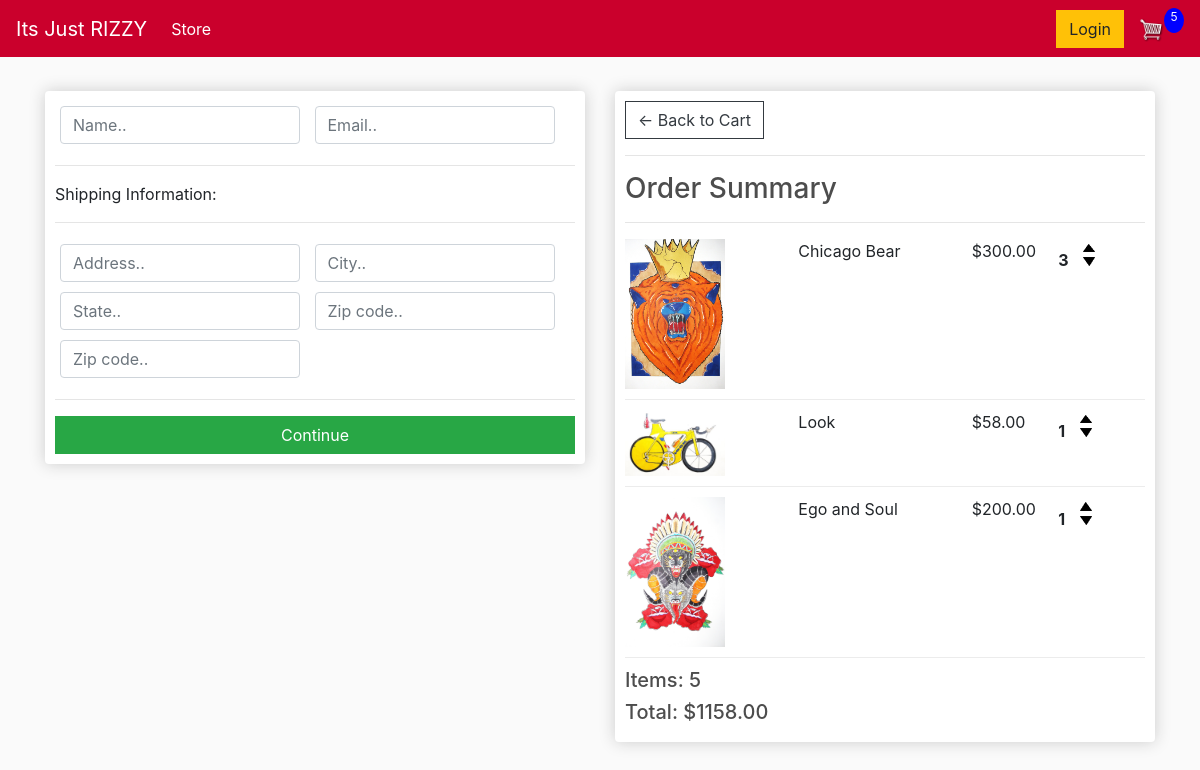
The app's page /cart/ (signed in) with its own data.
### store/models.py (models this page shows, shortened)
class OrderItem(models.Model):
	product = models.ForeignKey(Product, on_delete=models.SET_NULL, null=True)
	order = models.ForeignKey(Order, on_delete=models.SET_NULL, null=True)
	quantity = models.IntegerField(default=0, null=True, blank=True)
	date_added = models.DateTimeField(auto_now_add=True)
	@property
	def get_total(self):
		total = self.product.price * self.quantity
		return total

class Product(models.Model):
	name = models.CharField(max_length=200)
	price = models.FloatField()
	digital = models.BooleanField(default=False,null=True, blank=True)
	image = models.ImageField(null=True, blank=True)
	@property
	def imageURL(self):
		try:
			url = self.image.url
		except:
			url = ''
		return url

class Order(models.Model):
	customer = models.ForeignKey(Customer, on_delete=models.SET_NULL, null=True, blank=True)
	date_ordered = models.DateTimeField(auto_now_add=True)
	complete = models.BooleanField(default=False)
	transaction_id = models.CharField(max_length=100, null=True)
	@property
	def get_cart_total(self):
		orderitems = self.orderitem_set.all()
		total = sum([item.get_total for item in orderitems])
		return total
	@property
	def get_cart_items(self):
		orderitems = self.orderitem_set.all()
		total = sum([item.quantity for item in orderitems])
		return total

### store/views.py (the view)
# urls.py: path('cart/', views.cart, name="cart"),
def cart(request):
	if request.user.is_authenticated:
		customer = request.user.customer
		order, created = Order.objects.get_or_create(customer=customer, complete=False)
		items = order.orderitem_set.all()
		cartItems = order.get_cart_items
	else:
		items = []
		order = {'get_cart_total':0, 'get_cart_items':0}
		cartItems = order['get_cart_items']
	context = {'items':items, 'order':order, 'cartItems':cartItems}
	return render(request, 'store/cart.html', context)

### store/templates/store/cart.html (shortened to what this page needs)
{% extends 'store/main.html' %}
{% load static %}
{% block content %}
     <div class="row">
		<div class="col-lg-6">
			<div class="box-element" id="form-wrapper">
				<form id="form">
					<div id="user-info">
						<div class="form-field">
							<input required class="form-control" type="text" name="name" placeholder="Name..">
						</div>
						<div class="form-field">
							<input required class="form-control" type="email" name="email" placeholder="Email..">
						</div>
					</div>
					<div id="shipping-info">
						<hr>
						<p>Shipping Information:</p>
						<hr>
						<div class="form-field">
							<input class="form-control" type="text" name="address" placeholder="Address..">
						</div>
						<div class="form-field">
							<input class="form-control" type="text" name="city" placeholder="City..">
						</div>
						<div class="form-field">
							<input class="form-control" type="text" name="state" placeholder="State..">
						</div>
						<div class="form-field">
							<input class="form-control" type="text" name="zipcode" placeholder="Zip code..">
						</div>
						<div class="form-field">
							<input class="form-control" type="text" name="country" placeholder="Zip code..">
						</div>
					</div>
					<hr>
					<input id="form-button" class="btn btn-success btn-block" type="submit" value="Continue">
				</form>
			</div>
			<br>
		</div>
		<div class="col-lg-6">
			<div class="box-element">
				<a  class="btn btn-outline-dark" href="{% url 'cart' %}">&#x2190; Back to Cart</a>
				<hr>
				<h3>Order Summary</h3>
				<hr>
				{% for item in items %}
				<div class="cart-row">
					<div style="flex:2"><img class="row-image" src="{{item.product.imageURL}}"></div>
					<div style="flex:2"><p>{{item.product.name}}</p></div>
					<div style="flex:1"><p>${{item.product.price|floatformat:2}}</p></div>
					<div style="flex:1">
						<p class="quantity">{{item.quantity}}</p>
						<div class="quantity">
							<img data-product="{{item.product.id}}" data-action="add" class="chg-quantity update-cart" src="{% static  'images/arrow2.png' %}">
							<img data-product="{{item.product.id}}" data-action="remove" class="chg-quantity update-cart" src="{% static  'images/arrow1.png' %}">
						</div>
					</div>
				</div>
				{% endfor %}
				<h5>Items:   {{order.get_cart_items}}</h5>
				<h5>Total:   ${{order.get_cart_total|floatformat:2}}</h5>
			</div>
		</div>
	</div>
{% endblock content %}

### static/css/main.css (style rules this page uses)
body { background-color: hsl(0, 0%, 98%); }
h1,h2,h3,h4,h5,h6 { color:hsl(0, 0%, 30%); }
.box-element { box-shadow:hsl(0, 0%, 80%) 0 0 16px; background-color: #fff; border-radius: 4px; padding: 10px; }
.col-lg-4, .col-lg-6, .col-lg-8, .col-lg-12 { margin-top: 10px; }
.btn { border-radius: 0; }
.row-image { width: 100px; }
.form-field { width:250px; display: inline-block; padding: 5px; }
.cart-row { display: flex; align-items: flex-stretch; padding-bottom: 10px; margin-bottom: 10px; border-bottom: 1px solid #ececec; }
.quantity { display: inline-block; font-weight: 700; padding-right:10px; }
.chg-quantity { width: 12px; cursor: pointer; display: block; margin-top: 5px; transition:.1s; }

### records on screen
OrderItem: product.imageURL (picture), product.name "Chicago Bear", product.price "300.00", quantity "3"
OrderItem: product.imageURL (picture), product.name "Look", product.price "58.00", quantity "1"
OrderItem: product.imageURL (picture), product.name "Ego and Soul", product.price "200.00", quantity "1"
Order: get_cart_items "5", get_cart_total "1158.00"

### other values on screen
{{ cartItems }} "5"
